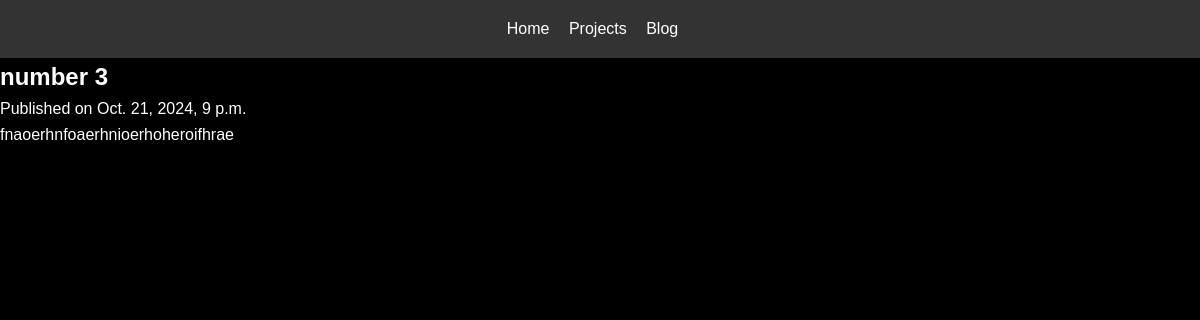
The page /blog/6/ on the database its author committed.
### webapp/models.py (models this page shows, shortened)
class BlogPost(models.Model):
    title = models.CharField(max_length=200)  # Blog post title
    summary = models.TextField()  # Short summary for the blog post
    content = models.TextField(default='')  # Full blog content
    created_at = models.DateTimeField(auto_now_add=True)  # Timestamp for when the post was created
    updated_at = models.DateTimeField(auto_now=True)  # Timestamp for when the post was last updated

### webapp/views.py (the view)
# urls.py: path('blog/<int:post_id>/', views.blog_post_detail, name='blog_post_detail'),
def blog_post_detail(request, post_id):
    post = BlogPost.objects.get(id=post_id)
    option_price = None
    option_type = None
    if request.method == 'POST':
        form = OptionPriceForm(request.POST)
        if form.is_valid():
            stock_price = form.cleaned_data['stock_price']
            strike_price = form.cleaned_data['strike_price']
            time_to_maturity = form.cleaned_data['time_to_maturity']
            volatility = form.cleaned_data['volatility']
            interest_rate = form.cleaned_data['interest_rate']
            option_type = form.cleaned_data.get('option_type')
            bs = BlackScholes(stock_price, strike_price, time_to_maturity, interest_rate, volatility)
            if option_type == 'call':
                option_price = bs.black_scholes_call()
            else:
                option_price = bs.black_scholes_put()
    else:
        form = OptionPriceForm()
    content_with_calculator = post.content.replace(
        '{{ OPTION_CALCULATOR }}',
        render_to_string('blog/option_calculator.html', {
            'form': form,
            'option_price': option_price
        })
    )
    return render(request, 'blog/blog_post_detail.html', {
        'post': post,
        'content_with_calculator': content_with_calculator
    })

### webapp/templates/blog/blog_post_detail.html (shortened to what this page needs)
{% extends 'base.html' %}
{% block content %}
    <section class="blog-post-detail">
        <h1>{{ post.title }}</h1>
        <p>Published on {{ post.created_at }}</p>
        <div>
            {{ content_with_calculator|safe }}
        </div>
    </section>
{% endblock %}

### webapp/static/css/style.css (style rules this page uses)
* { margin: 0; padding: 0; box-sizing: border-box; }
html { height: 100%; }
body { background-color: rgb(0, 0, 0); font-family: 'Arial', sans-serif; color: #ffffff; display: flex; flex-direction: column; height: 100vh; width: 100vw; line-height: 1.6; margin: 0; height: 100%; }

### rows shown on the page
BlogPost: title "number 3", created_at "Oct. 21, 2024, 9 p.m.", content "fnaoerhnfoaerhnioerhoheroifhrae"
